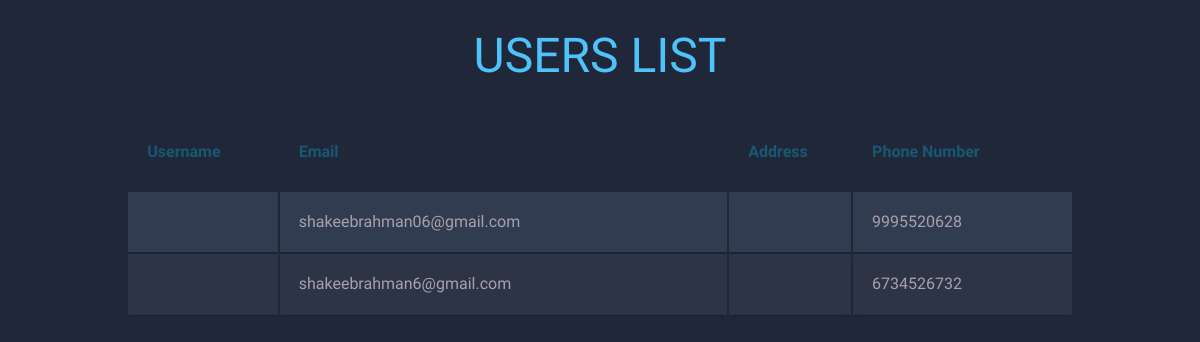
/u_list/, run on an earlier commit of the app's database.
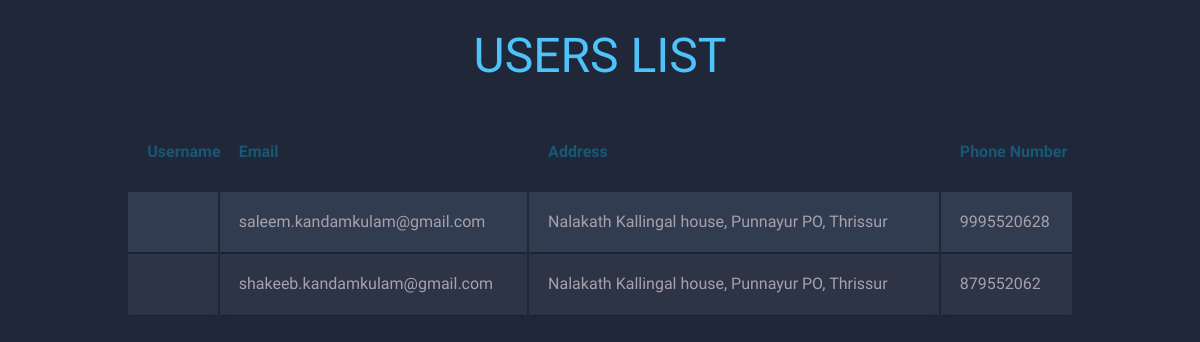
And on a later commit of the database.
### main/models.py (models this page shows)
class reg(models.Model):
    username=models.OneToOneField(User,on_delete=models.CASCADE,related_name='profile')
    email=models.CharField(max_length=30)
    psw=models.CharField(max_length=30)
    address=models.CharField(max_length=50)
    phone=models.IntegerField()

### main/views.py (the view)
# urls.py: path('u_list/',views.u_list,name='u_list'),
def u_list(request):
    data=reg.objects.all()
    return render(request,'u_list.html',{'data':data})

### main/templates/u_list.html (shortened to what this page needs)
<!DOCTYPE html>
<html lang="en">
<head>
  <h1>USERS LIST </h1>
<table class="container">
	<thead>
		<tr>
			<th><h1>Username</h1></th>
			<th><h1>Email</h1></th>
			<th><h1>Address</h1></th>
			<th><h1>Phone Number</h1></th>
		</tr>
	</thead>
	<tbody>
    {% for i in data %}
		<tr>
			<td>{{i.username}}</td>
			<td>{{i.email}}</td>
      <td>{{i.address}}</td>
			<td>{{i.phone}}</td>
      </tr>
      {% endfor %}
	</tbody>
</table>
</body>
</html>

What changed in the data, as far as the page shows it:
removed reg: email "shakeebrahman06@gmail.com", phone "9995520628"
removed reg: email "shakeebrahman6@gmail.com", phone "6734526732"
added reg: email "saleem.kandamkulam@gmail.com", address "Nalakath Kallingal house, Punnayur PO, Thrissur", phone "9995520628"
added reg: email "shakeeb.kandamkulam@gmail.com", address "Nalakath Kallingal house, Punnayur PO, Thrissur", phone "879552062"
